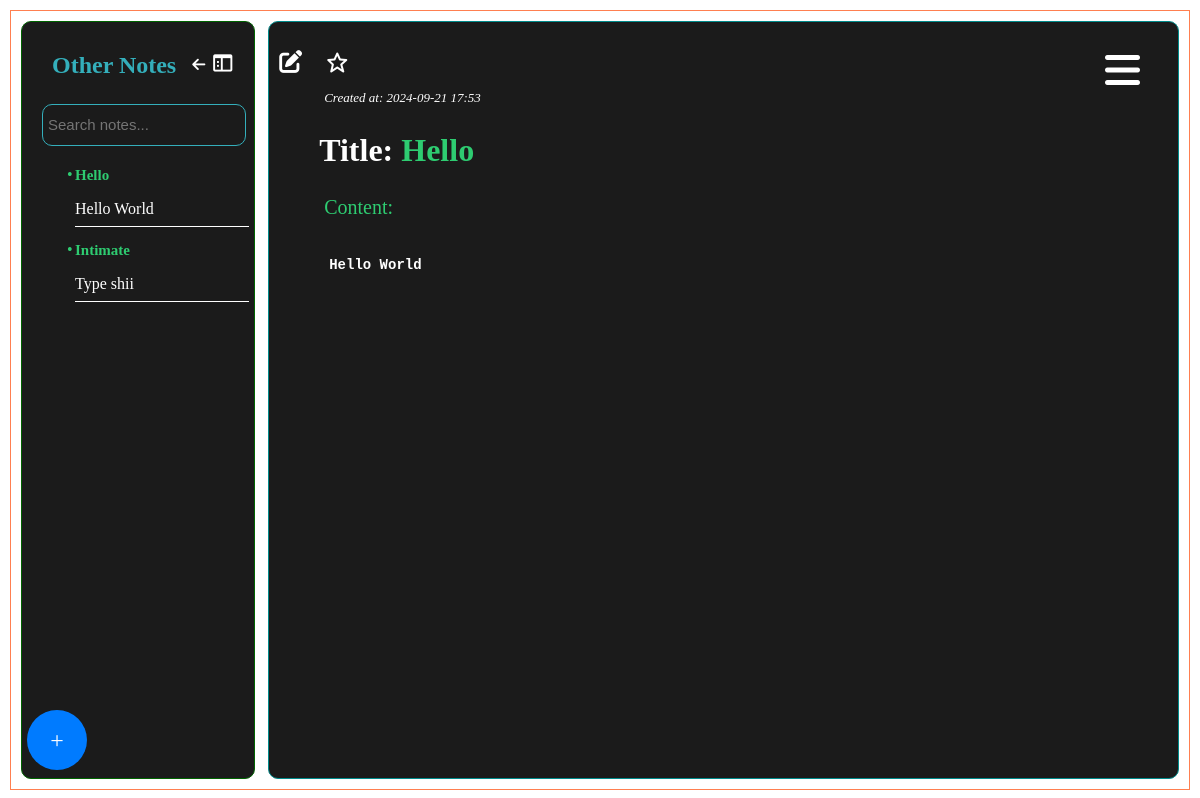
The page /note_viewer/9 (signed in) on the database its author committed.
### website/models.py (models this page shows, shortened)
class User(db.Model, UserMixin):
    id = db.Column(db.Integer, primary_key=True)
    email = db.Column(db.String(150), unique=True)
    password = db.Column(db.String(255))
    first_name = db.Column(db.String(225))
    second_name = db.Column(db.String(225))
    full_name = db.Column(db.String(255))
    profile_picture = db.Column(db.String(255), nullable=True)
    cover_picture = db.Column(db.String(255), nullable=True)
    user_name = db.Column(db.String(255))
    phone_number = db.Column(db.String(20))
    country_code = db.Column(db.String(10), default="+254")
    bio = db.Column(db.String(255))
    time_zone = db.Column(db.String(255))
    date_birth = db.Column(db.String(255))
    gender = db.Column(db.String(255))
    generated_color = db.Column(db.String(7))
    is_2fa_enabled = db.Column(db.Boolean, default=False)
    otp_secret = db.Column(db.String(32), nullable=True)
    temp_otp = db.Column(db.String(32), nullable=True)
    otp_method = db.Column(db.String(10), default='app')
    is_active = db.Column(db.Boolean, default=True)
    is_admin = db.Column(db.Boolean, default=False)
    email_verified = db.Column(db.Boolean, default=False)
    note_tags = db.relationship(
        "NoteTag", back_populates="user", cascade="all, delete-orphan"
    )
    notes = db.relationship("Note", back_populates="user", cascade="all, delete-orphan")
    password_reset_tokens = db.relationship(
        "PasswordResetToken", back_populates="user", cascade="all, delete-orphan"
    )
    notifications = db.relationship(
        "Notification", back_populates="user", cascade="all, delete-orphan"
    )
    todos = db.relationship("ToDo", back_populates="user", cascade="all, delete-orphan")
    email_preferences = db.relationship(
        "EmailPreferences",
        uselist=False,
        back_populates="user",
        cascade="all, delete-orphan",
    )
    push_preferences = db.relationship(
        "PushPreferences",
        uselist=False,
        back_populates="user",
        cascade="all, delete-orphan",
    )
    email_verification_tokens = db.relationship(
        "EmailVerificationToken", back_populates="user", cascade="all, delete-orphan"
    )

class Note(db.Model):
    id = db.Column(db.Integer, primary_key=True)
    title = db.Column(db.String(255), nullable=False)
    content = db.Column(db.Text, nullable=False)
    tag_id = db.Column(db.Integer, db.ForeignKey("note_tag.id"), nullable=False)
    user_id = db.Column(db.Integer, db.ForeignKey("user.id"), nullable=False)
    created_at = db.Column(db.DateTime, default=datetime.utcnow)
    updated_at = db.Column(db.DateTime, onupdate=datetime.utcnow)
    is_favorite = db.Column(db.Boolean, default=False)
    user = db.relationship("User", back_populates="notes")
    tag = db.relationship("NoteTag", back_populates="notes")

### website/views.py (the view)
@views.route("/note_viewer/<int:note_id>", methods=["GET"])
@login_required
def view_note(note_id):
    note = Note.query.get_or_404(note_id)
    tag = note.tag
    tags = NoteTag.query.filter_by(user_id=current_user.id).all()
    if note.user_id != current_user.id:
        flash("You do not have permission to view this note.", "danger")
        return redirect(url_for("views.home"))
    notes = (
        Note.query.filter_by(tag_id=tag.id, user_id=current_user.id)
        .order_by(db.desc(db.func.coalesce(Note.updated_at, Note.created_at)))
        .all()
    )
    return render_template(
        "view_note.html", note=note, tag=tag, tags=tags, notes=notes, escape=escape
    )

### website/templates/view_note.html (shortened to what this page needs)
<!DOCTYPE html>
<html lang="en">
  <head>
    <link
      rel="stylesheet"
      href="{{ url_for('static', filename='css/view_note.css') }}"
    />
    <link
      rel="stylesheet"
      href="https://cdnjs.cloudflare.com/ajax/libs/font-awesome/6.0.0-beta3/css/all.min.css"
    />
    <link
      href="https://unpkg.com/boxicons@2.1.4/css/boxicons.min.css"
      rel="stylesheet"
    />
    <link
      href="https://cdn.quilljs.com/1.3.6/quill.snow.css"
      rel="stylesheet"
    />
  </head>
  <body>
    <div class="messages-container">
    </div>
    <div class="page">
      <div class="left-container">
        <div class="tab">
          <div class="tab-header">
            <h2 style="--background-: {{ current_user.generated_color }}">
              Other Notes
            </h2>
            <div class="return">
              <a
                href="{{url_for('views.tag_notes', tag_id=tag.id, note_id=note.id)}}"
                ><i
                  class="fas fa-arrow-left"
                  style="--background-: {{ current_user.generated_color }}"
                ></i
              ></a>
            </div>
            <div class="close-left-container" id="closeLeftContainer">
              <i
                class="bx bx-sidebar"
                data-tooltip="Close sidebar"
                style="--background-: {{ current_user.generated_color }}"
              ></i>
            </div>
          </div>
          <div class="search">
            <input
              type="text"
              id="searchInput"
              placeholder="Search notes..."
              data-tag-id="{{ tag.id }}"
              style="--background-: {{ current_user.generated_color }}"
              class="input-search"
            />
          </div>
        </div>
        <div class="notes-section">
          <ul id="notesList">
            {% if notes %} {% for note in notes %}
            <li
              class="note-item"
              data-note-id="{{ note.id }}"
              data-tag-color="{{ note.tag.color }}"
            >
              <h3 style="--bookmark-: {{ note.tag.color }}">
                {{ note.title.split('\t')[0][:10] }}
              </h3>
              <p id="noteContent">
                {{ note.content.split('\n')[0][:60] | safe |striptags}}
              </p>
              <hr />
            </li>
            {% endfor %} {% else %}
            <p class="no-notes" style="--bookmark-: {{ tag.color }}">
              No Available notes In this Bookmark
            </p>
            {% endif %}
          </ul>
          <div class="add-note-toggle">
            <a
              href="{{ url_for('views.show_add_note', tag_id=tag.id) }}"
              class="toggle-add-note"
              style="--background-: {{ current_user.generated_color }}"
              >+</a
            >
          </div>
        </div>
      </div>
      <div class="right-container">
        <div class="edit">
          <a
            href="{{ url_for('views.edit_note', note_id=note.id) }}"
            data-tooltip="Edit note"
          >
            <i
              class="fas fa-edit"
              style="--background-: {{ current_user.generated_color }}"
            ></i>
          </a>
        </div>
        <div class="note-view">
          {% if current_user.email_verified %}
          <div class="menu">
            <i
              class="fas fa-bars"
              id="openModalBtn"
              style="--background-: {{ current_user.generated_color }}"
            ></i>
          </div>
          {% endif %}
          <div class="not-moving">
            <p class="note-time">
              {% if note.updated_at %} Updated at: {{
              note.updated_at.strftime('%Y-%m-%d %H:%M') }} {% else %} Created
              at: {{ note.created_at.strftime('%Y-%m-%d %H:%M') }} {% endif %}
            </p>
            <div class="favorite">
              <button
                id="favoriteButton{{ note.id }}"
                class="favorite-btn {{ 'favorite' if note.is_favorite else 'not-favorite' }}"
                data-note-id="{{ note.id }}"
                style="--background-: {{ current_user.generated_color }}"
              >
                {% if note.is_favorite %}
                <i class="bx bxs-star"></i>
                {% else %}
                <i class="bx bx-star"></i>
                {% endif %}
              </button>
            </div>
            <h1 id="noteTitle" style="--bookmark-: {{ note.tag.color }}">
              <span>Title: </span> {{ note.title }}
            </h1>
          </div>
          <p style="--bookmark-: {{ note.tag.color }}">Content:</p>
          <pre id="noteContent">{{ note.content | safe }}</pre>
        </div>
      </div>
    </div>
  </body>
</html>

### website/static/css/view_note.css (style rules this page uses)
body { margin: 0; padding: 0; box-sizing: border-box; }
.messages-container { position: fixed; top: 0; left: 0; width: 100%; z-index: 1000; padding: 20px; text-align: center; }
.page { margin: 10px; border: 1px solid #ff7f50; padding: 10px; display: flex; height: calc(100vh - 20px); box-sizing: border-box; overflow: hidden; }
.left-container { position: relative; width: 20%; background-color: #1b1b1b; padding: 5px; margin-right: 13px; border: 1px solid darkgreen; overflow-y: auto; border-radius: 10px; }
.right-container { position: relative; width: 80%; background: #1b1b1b; padding: 10px; border: 1px solid darkcyan; overflow-y: auto; border-radius: 10px; }
.note-view { padding: 40px; }
.note-view h1 { color: var(--bookmark-); }
.note-view h1 span { color: #fff; }
.note-view p { color: var(--bookmark-); padding: 5px; font-size: 20px; }
.note-view pre { color: #fff; font-family: "Courier New", Courier, monospace; font-size: 14px; line-height: 1.6; padding: 10px; overflow-x: auto; max-width: 100%; white-space: pre-wrap; }
h2 { color: var(--background-); font-size: 24px; padding: 10px; }
.note-item { cursor: pointer; transition: background-color 0.3s; list-style-type: none; position: relative; padding-left: 8px; }
.note-item::before { content: "•"; position: absolute; left: 0; top: 0; font-size: 1em; line-height: 1em; color: var(--bullet-color); transition: color 0.3s; }
.note-item hr { border: none; border-bottom: 1px solid white; transition: border-color 0.3s; }
.add-note-toggle { position: fixed; bottom: 30px; display: flex; justify-content: center; align-items: center; }
.toggle-add-note { padding: 10px; background-color: #007bff; color: white; border: none; border-radius: 50%; cursor: pointer; font-size: 24px; width: 40px; height: 40px; display: flex; justify-content: center; align-items: center; text-decoration: none; }
.notes-section a { text-decoration: none; }
.notes-section h3 { color: var(--bookmark-); font-size: 15px; margin-bottom: 10px; }
.note-item p { color: #fff; margin-bottom: 0; white-space: nowrap; overflow: hidden; text-overflow: ellipsis; }
.note-view .note-time { color: #fff; font-style: italic; font-size: 13px; }
.favorite { display: flex; align-items: center; z-index: 1; position: fixed; top: 50px; margin-right: 30px; cursor: pointer; }
.menu { color: #fff; right: 30px; font-size: 40px; display: flex; align-items: center; justify-content: flex-end; z-index: 1; position: fixed; top: 50px; margin-right: 30px; cursor: pointer; }
.modal ul li a, button { text-decoration: none; color: #fff; font-size: 24px; font-weight: bold; }
button { background: transparent; border: none; cursor: pointer; }
.tab { position: sticky; top: -20px; background-color: #1b1b1b; z-index: 2; }
.tab-header { display: flex; justify-content: space-between; align-items: center; padding: 15px; margin-top: -30px; }
.return i { color: #fff; font-size: 15px; cursor: pointer; }
.search { padding: 15px; margin-top: -35px; }
.search .input-search { padding: 5px; width: 100%; border: 1px solid var(--background-); background: transparent; border-radius: 10px; color: #fff; font-size: 15px; outline: none; height: 30px; }
.close-left-container { color: #fff; font-size: 23px; cursor: pointer; }
.edit { color: #fff; font-size: 23px; display: flex; align-items: center; z-index: 1; position: fixed; top: 50px; margin-right: 30px; cursor: pointer; }
.edit i { color: #fff; }

### rows shown on the page
Note: title "Hello", content "Hello World", created_at "2024-09-21 17:53"
Note: title "Intimate", content "Type shii"
